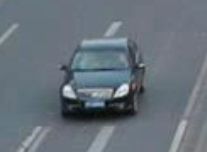
#> input picture RESULTS/vehicle.png, 207 x 152 px
$ python model.py
#> lines starting #> are read from the running program, lines starting #| are printed output that depends on the picture; after the words box and inside, x2 and y2 are one past the last pixel; in counts of white or black regions, pixels touching at a corner belong together
import cv2
import numpy as np
import matplotlib.pyplot as plt

# Load the image
image_path = 'vehicle.png'  # Replace with your image path
image = cv2.imread(image_path, cv2.IMREAD_GRAYSCALE)
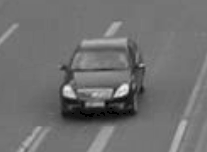
#> image: shape (152, 207); min 0, max 237, mean 112.3

# Step 1: Blurring the Image
blurred = cv2.GaussianBlur(image, (5, 5), 0)

# Step 2: Thresholding the Image
_, thresholded = cv2.threshold(blurred, 20, 255, cv2.THRESH_BINARY)
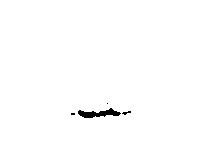
#> thresholded: shape (152, 207); 99.2% white; 4 black regions (3 under 20 px), largest, box (x1, y1, x2, y2) and area: (78, 108, 121, 118) 223

# Step 3: Dilating the Image
dilated = cv2.dilate(thresholded, None, iterations=3)
#> dilated: shape (152, 207); every value is 255

# Step 4: Contour Detection
contours, _ = cv2.findContours(dilated, cv2.RETR_TREE, cv2.CHAIN_APPROX_SIMPLE)
#> contours = [[[0, 0], [0, 151], [206, 151], [206, 0]]]

# Create an output image to draw contours on
contour_output = np.copy(image)
contour_output = cv2.cvtColor(contour_output, cv2.COLOR_GRAY2BGR)
cv2.drawContours(contour_output, contours, -1, (0, 255, 0), 2)
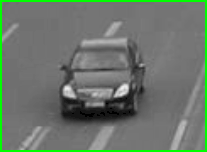
#> contour_output: shape (152, 207, 3); mean B, G, R 106.9, 118.4, 106.9

# Display the results using Matplotlib
fig, axs = plt.subplots(2, 2, figsize=(8, 6))
axs[0, 0].imshow(image, cmap='gray')
axs[0, 0].set_title('Original Image')
axs[0, 0].axis('off')

axs[0, 1].imshow(blurred, cmap='gray')
axs[0, 1].set_title('Blurred Image')
axs[0, 1].axis('off')

axs[1, 0].imshow(thresholded, cmap='gray')
axs[1, 0].set_title('Thresholded Image')
axs[1, 0].axis('off')

axs[1, 1].imshow(contour_output)
axs[1, 1].set_title('Contours Detected')
axs[1, 1].axis('off')

plt.show()
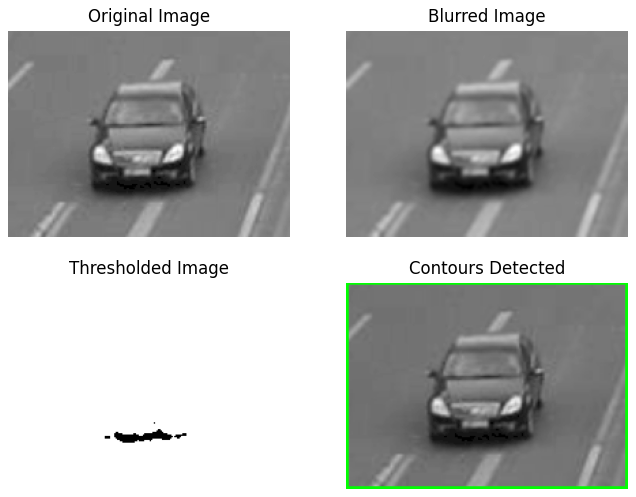
#> figure drawn by matplotlib, 4 panels

$ run again, with RESULTS/color channels.png copied over RESULTS/vehicle.png
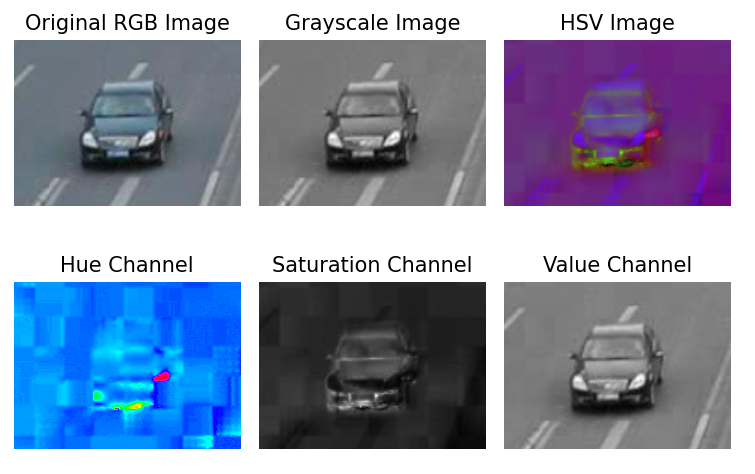
#> input picture RESULTS/color channels.png, 755 x 474 px
#> `_, thresholded = cv2.threshold(blurred, 20, 255, cv2.THRESH_BINARY)`:
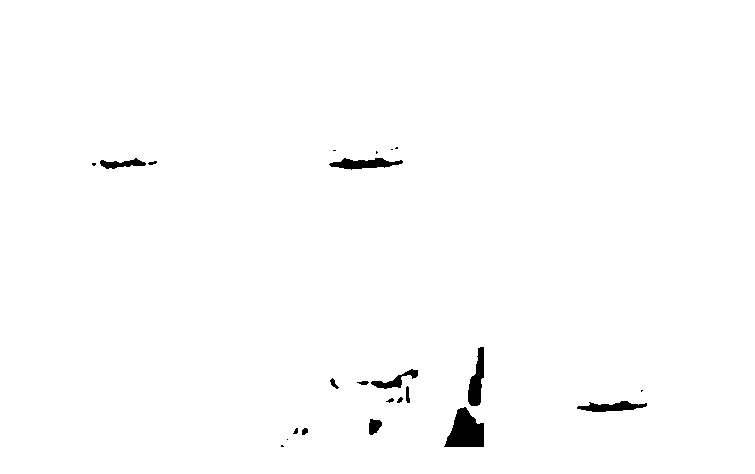
#> thresholded: shape (474, 755); 99% white; 23 black regions (8 under 20 px), largest, box (x1, y1, x2, y2) and area: (444, 407, 484, 447) 1068, (468, 347, 484, 406) 566, (329, 158, 403, 170) 511
#> dilated: shape (474, 755); 99.7% white; 9 black regions (5 under 20 px)
#> contours = 11 contours, 4 with area under 20; largest, box (x1, y1, x2, y2) and area: (0, 0, 755, 474) 356642, (449, 410, 482, 445) 684, (470, 377, 479, 404) 157, (343, 160, 384, 167) 106, (371, 422, 378, 431) 31, (478, 363, 482, 376) 30, (615, 403, 629, 409) 30
#> `cv2.drawContours(contour_output, contours, -1, (0, 255, 0), 2)`:
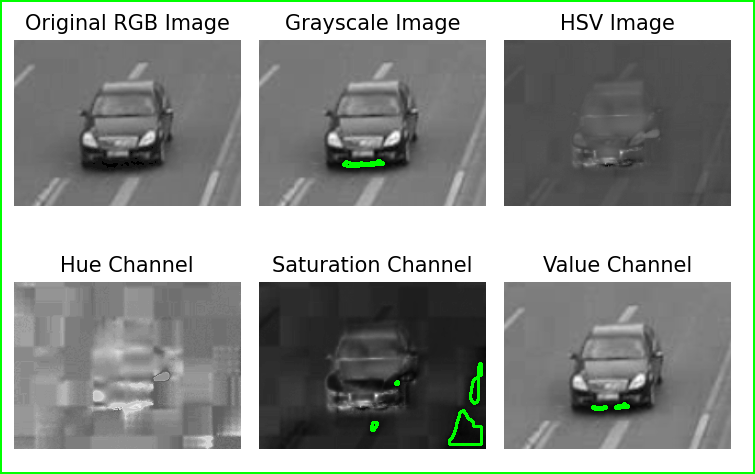
#> contour_output: shape (474, 755, 3); mean B, G, R 151, 155.3, 151

$ run again, with RESULTS/detection2.png copied over RESULTS/vehicle.png
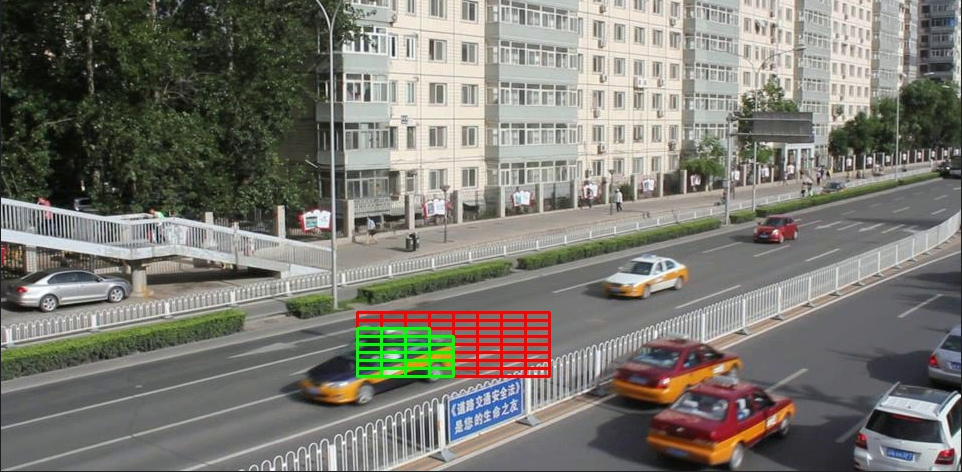
#> input picture RESULTS/detection2.png, 962 x 472 px
#> `_, thresholded = cv2.threshold(blurred, 20, 255, cv2.THRESH_BINARY)`:
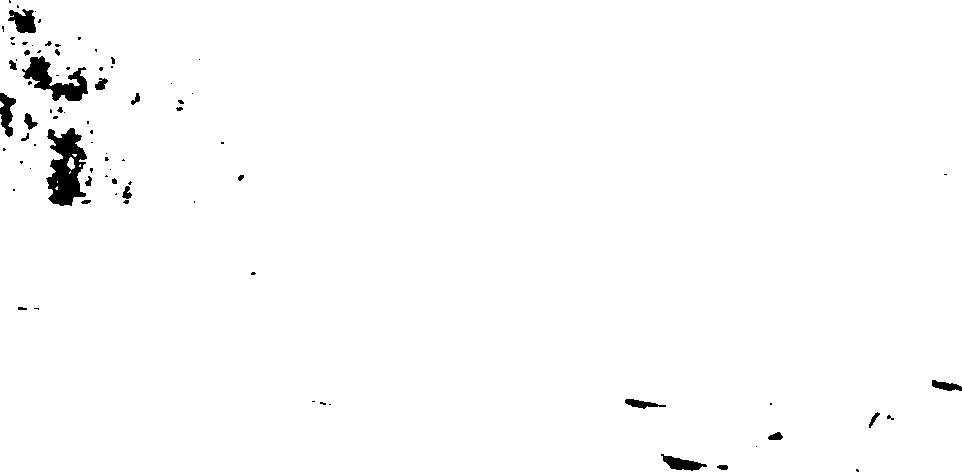
#> thresholded: shape (472, 962); 98.7% white; 82 black regions (55 under 20 px), largest, box (x1, y1, x2, y2) and area: (46, 128, 87, 206) 1948, (22, 56, 88, 101) 1269, (8, 9, 36, 33) 442
#> dilated: shape (472, 962); 99.7% white; 14 black regions (7 under 20 px)
#> contours = 15 contours, 7 with area under 20; largest, box (x1, y1, x2, y2) and area: (0, 0, 962, 472) 452628, (53, 161, 78, 203) 536, (28, 59, 48, 87) 230, (58, 132, 78, 156) 225, (55, 83, 85, 99) 198, (17, 17, 33, 31) 141, (670, 460, 697, 468) 100, (3, 108, 10, 123) 46
#> `cv2.drawContours(contour_output, contours, -1, (0, 255, 0), 2)`:
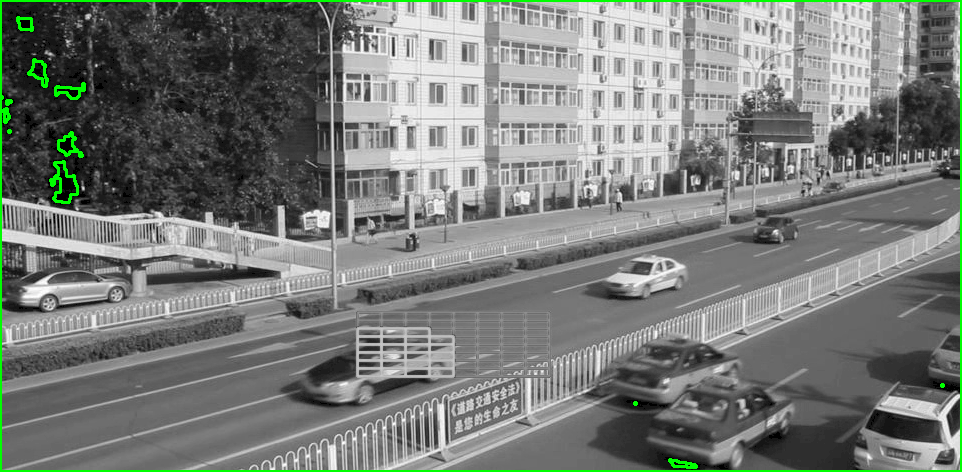
#> contour_output: shape (472, 962, 3); mean B, G, R 120.2, 124.4, 120.2
